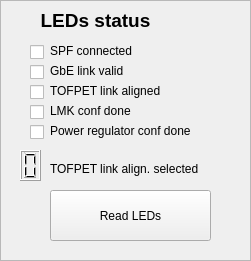
      <widget class="QFrame" name="frame_32">
       <property name="geometry">
        <rect>
         <x>330</x>
         <y>610</y>
         <width>251</width>
         <height>261</height>
        </rect>
       </property>
       <property name="frameShape">
        <enum>QFrame::StyledPanel</enum>
       </property>
       <property name="frameShadow">
        <enum>QFrame::Raised</enum>
       </property>
       <widget class="QCheckBox" name="checkBox_LED_6">
        <property name="geometry">
         <rect>
          <x>30</x>
          <y>60</y>
          <width>20</width>
          <height>25</height>
         </rect>
        </property>
        <property name="text">
         <string/>
        </property>
       </widget>
       <widget class="QCheckBox" name="checkBox_LED_7">
        <property name="geometry">
         <rect>
          <x>30</x>
          <y>40</y>
          <width>20</width>
          <height>25</height>
         </rect>
        </property>
        <property name="text">
         <string/>
        </property>
       </widget>
       <widget class="QCheckBox" name="checkBox_LED_4">
        <property name="geometry">
         <rect>
          <x>30</x>
          <y>100</y>
          <width>20</width>
          <height>25</height>
         </rect>
        </property>
        <property name="text">
         <string/>
        </property>
       </widget>
       <widget class="QCheckBox" name="checkBox_LED_5">
        <property name="geometry">
         <rect>
          <x>30</x>
          <y>80</y>
          <width>20</width>
          <height>25</height>
         </rect>
        </property>
        <property name="text">
         <string/>
        </property>
       </widget>
       <widget class="QCheckBox" name="checkBox_LED_3">
        <property name="geometry">
         <rect>
          <x>30</x>
          <y>120</y>
          <width>20</width>
          <height>25</height>
         </rect>
        </property>
        <property name="text">
         <string/>
        </property>
       </widget>
       <widget class="QLabel" name="label_162">
        <property name="geometry">
         <rect>
          <x>-10</x>
          <y>0</y>
          <width>211</width>
          <height>41</height>
         </rect>
        </property>
        <property name="font">
         <font>
          <pointsize>14</pointsize>
          <weight>75</weight>
          <bold>true</bold>
         </font>
        </property>
        <property name="text">
         <string>LEDs status</string>
        </property>
        <property name="alignment">
         <set>Qt::AlignCenter</set>
        </property>
       </widget>
       <widget class="QLabel" name="label_190">
        <property name="geometry">
         <rect>
          <x>50</x>
          <y>40</y>
          <width>121</width>
          <height>21</height>
         </rect>
        </property>
        <property name="text">
         <string>SPF connected</string>
        </property>
       </widget>
       <widget class="QLabel" name="label_191">
        <property name="geometry">
         <rect>
          <x>50</x>
          <y>60</y>
          <width>121</width>
          <height>21</height>
         </rect>
        </property>
        <property name="text">
         <string>GbE link valid</string>
        </property>
       </widget>
       <widget class="QLabel" name="label_192">
        <property name="geometry">
         <rect>
          <x>50</x>
          <y>80</y>
          <width>151</width>
          <height>21</height>
         </rect>
        </property>
        <property name="text">
         <string>TOFPET link aligned</string>
        </property>
       </widget>
       <widget class="QLabel" name="label_193">
        <property name="geometry">
         <rect>
          <x>50</x>
          <y>100</y>
          <width>151</width>
          <height>21</height>
         </rect>
        </property>
        <property name="text">
         <string>LMK conf done</string>
        </property>
       </widget>
       <widget class="QLabel" name="label_194">
        <property name="geometry">
         <rect>
          <x>50</x>
          <y>120</y>
          <width>191</width>
          <height>21</height>
         </rect>
        </property>
        <property name="text">
         <string>Power regulator conf done</string>
        </property>
       </widget>
       <widget class="QLabel" name="label_195">
        <property name="geometry">
         <rect>
          <x>50</x>
          <y>148</y>
          <width>191</width>
          <height>41</height>
         </rect>
        </property>
        <property name="text">
         <string>TOFPET link align. selected</string>
        </property>
       </widget>
       <widget class="QPushButton" name="pushButton_LEDs_read">
        <property name="geometry">
         <rect>
          <x>50</x>
          <y>190</y>
          <width>161</width>
          <height>51</height>
         </rect>
        </property>
        <property name="text">
         <string>Read LEDs</string>
        </property>
       </widget>
       <widget class="QLCDNumber" name="lcdNumber_LED_Link_Alignment">
        <property name="geometry">
         <rect>
          <x>20</x>
          <y>150</y>
          <width>21</width>
          <height>31</height>
         </rect>
        </property>
        <property name="font">
         <font>
          <weight>75</weight>
          <bold>true</bold>
         </font>
        </property>
        <property name="digitCount">
         <number>1</number>
        </property>
       </widget>
      </widget>
